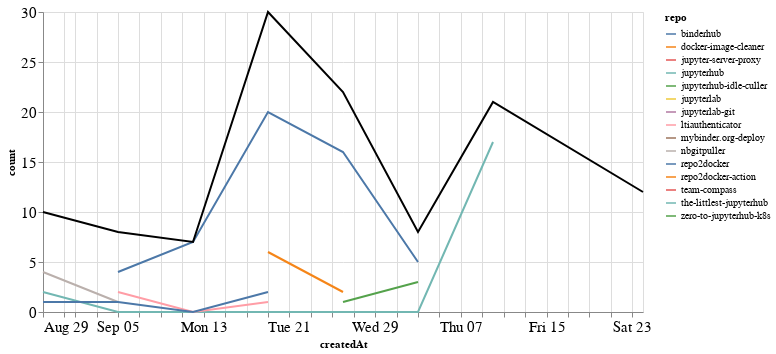

The code cell stored with this chart in its notebook:
### Markdown cell above
### Comments

### Code cell
comments_time = comments.groupby('repo').resample('W', on='createdAt').count()['author'].reset_index()
comments_time = comments_time.rename(columns={'author': 'count'})
comments_time_total = comments_time.groupby('createdAt').agg({"count": "sum"}).reset_index()
ch1 = alt.Chart(comments_time, width=600).mark_line().encode(
    x='createdAt',
    y='count',
    color='repo',
    tooltip="repo"
)

ch2 = alt.Chart(comments_time_total, width=600).mark_line(color="black").encode(
    x='createdAt',
    y='count',
)

ch1 + ch2

### Figure 1 — Vega-Lite specification as saved in the notebook (floating-point values rounded to 4 significant figures)
{"config": {"axisLeft": {"labelFontSize": 15}, "axisBottom": {"labelFontSize": 15}}, "layer": [{"data": {"name": "data-f534fad2c33430cd0e2ecd55ec83aa14"}, "mark": "line", "encoding": {"color": {"type": "nominal", "field": "repo"}, "tooltip": {"type": "nominal", "field": "repo"}, "x": {"type": "temporal", "field": "createdAt"}, "y": {"type": "quantitative", "field": "count"}}, "width": 600}, {"data": {"name": "data-b37ad474860ef5e999c684b09742d618"}, "mark": {"type": "line", "color": "black"}, "encoding": {"x": {"type": "temporal", "field": "createdAt"}, "y": {"type": "quantitative", "field": "count"}}, "width": 600}], "$schema": "https://vega.github.io/schema/vega-lite/v4.8.1.json", "datasets": {"data-f534fad2c33430cd0e2ecd55ec83aa14": [{"repo": "binderhub", "createdAt": "2021-09-05T00:00:00", "count": 4}, {"repo": "binderhub", "createdAt": "2021-09-12T00:00:00", "count": 7}, {"repo": "binderhub", "createdAt": "2021-09-19T00:00:00", "count": 20}, {"repo": "binderhub", "createdAt": "2021-09-26T00:00:00", "count": 16}, {"repo": "binderhub", "createdAt": "2021-10-03T00:00:00", "count": 5}, {"repo": "docker-image-cleaner", "createdAt": "2021-09-19T00:00:00", "count": 6}, {"repo": "docker-image-cleaner", "createdAt": "2021-09-26T00:00:00", "count": 2}, {"repo": "jupyter-server-proxy", "createdAt": "2021-08-29T00:00:00", "count": 2}, {"repo": "jupyterhub", "createdAt": "2021-08-29T00:00:00", "count": 2}, {"repo": "jupyterhub", "createdAt": "2021-09-05T00:00:00", "count": 0}, {"repo": "jupyterhub", "createdAt": "2021-09-12T00:00:00", "count": 0}, {"repo": "jupyterhub", "createdAt": "2021-09-19T00:00:00", "count": 0}, {"repo": "jupyterhub", "createdAt": "2021-09-26T00:00:00", "count": 0}, {"repo": "jupyterhub", "createdAt": "2021-10-03T00:00:00", "count": 0}, {"repo": "jupyterhub", "createdAt": "2021-10-10T00:00:00", "count": 17}, {"repo": "jupyterhub-idle-culler", "createdAt": "2021-09-26T00:00:00", "count": 1}, {"repo": "jupyterlab", "createdAt": "2021-10-10T00:00:00", "count": 1}, {"repo": "jupyterlab-git", "createdAt": "2021-10-10T00:00:00", "count": 3}, {"repo": "ltiauthenticator", "createdAt": "2021-09-05T00:00:00", "count": 2}, {"repo": "ltiauthenticator", "createdAt": "2021-09-12T00:00:00", "count": 0}, {"repo": "ltiauthenticator", "createdAt": "2021-09-19T00:00:00", "count": 1}, {"repo": "mybinder.org-deploy", "createdAt": "2021-09-26T00:00:00", "count": 2}, {"repo": "nbgitpuller", "createdAt": "2021-08-29T00:00:00", "count": 4}, {"repo": "nbgitpuller", "createdAt": "2021-09-05T00:00:00", "count": 1}, {"repo": "repo2docker", "createdAt": "2021-08-29T00:00:00", "count": 1}, {"repo": "repo2docker", "createdAt": "2021-09-05T00:00:00", "count": 1}, {"repo": "repo2docker", "createdAt": "2021-09-12T00:00:00", "count": 0}, {"repo": "repo2docker", "createdAt": "2021-09-19T00:00:00", "count": 2}, {"repo": "repo2docker-action", "createdAt": "2021-09-19T00:00:00", "count": 1}, {"repo": "team-compass", "createdAt": "2021-08-29T00:00:00", "count": 1}, {"repo": "the-littlest-jupyterhub", "createdAt": "2021-10-24T00:00:00", "count": 12}, {"repo": "zero-to-jupyterhub-k8s", "createdAt": "2021-09-26T00:00:00", "count": 1}, {"repo": "zero-to-jupyterhub-k8s", "createdAt": "2021-10-03T00:00:00", "count": 3}], "data-b37ad474860ef5e999c684b09742d618": [{"createdAt": "2021-08-29T00:00:00", "count": 10}, {"createdAt": "2021-09-05T00:00:00", "count": 8}, {"createdAt": "2021-09-12T00:00:00", "count": 7}, {"createdAt": "2021-09-19T00:00:00", "count": 30}, {"createdAt": "2021-09-26T00:00:00", "count": 22}, {"createdAt": "2021-10-03T00:00:00", "count": 8}, {"createdAt": "2021-10-10T00:00:00", "count": 21}, {"createdAt": "2021-10-24T00:00:00", "count": 12}]}}
